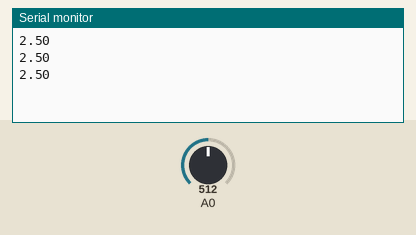
Bench run of a sketch on a simulated Arduino Uno, built with avr-gcc and run on an emulated ATmega328P. On the bench: the last lines printed to the serial monitor. Inputs (shaded band) come from the test bench; at power-on: A0 = 512.

Above: at 1.3 s.
1.4 s: A0 set to 716
At 1.9 s:
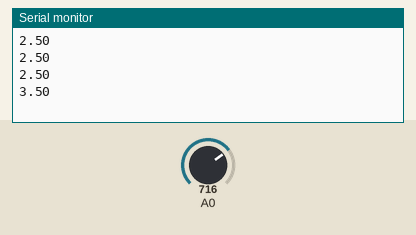
2.9 s: A0 set to 900
At 3.4 s:
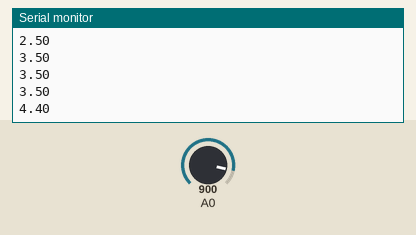
Timing chart, 0 to 5.9 s (numbered marks = the images above; inputs shaded):
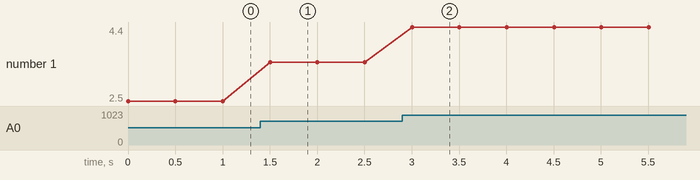

Measured:
- after the input at 1.4 s, the serial monitor: prints a new line after 0.10 s (image 1)
- after the input at 2.9 s, the serial monitor: prints a new line after 0.10 s (image 2)
- plotted number 1: 2.5 → 3.5 after the input at 1.4 s, 3.5 → 4.4 after the input at 2.9 s

The sketch:

voltage_test.ino
```cpp
void setup() {
  // put your setup code here, to run once:
  Serial.begin(9600);
  pinMode(A0, INPUT);
}

void loop() {
  // put your main code here, to run repeatedly:
  Serial.println(analogRead(A0) / 1023.0 * 5.0);
  delay(500);
}
```
